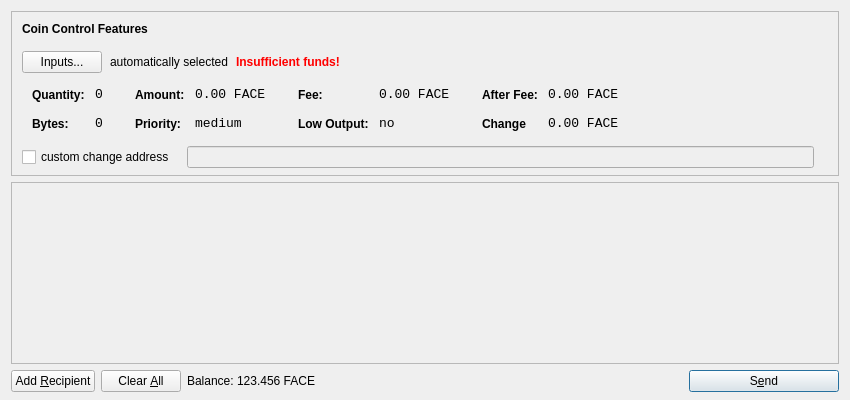
<?xml version="1.0" encoding="UTF-8"?>
<ui version="4.0">
 <class>SendCoinsDialog</class>
 <widget class="QDialog" name="SendCoinsDialog">
  <property name="geometry">
   <rect>
    <x>0</x>
    <y>0</y>
    <width>850</width>
    <height>400</height>
   </rect>
  </property>
  <property name="windowTitle">
   <string>Send Coins</string>
  </property>
  <layout class="QVBoxLayout" name="verticalLayout" stretch="0,1,0">
   <property name="bottomMargin">
    <number>8</number>
   </property>
   <item>
    <widget class="QFrame" name="frameCoinControl">
     <property name="sizePolicy">
      <sizepolicy hsizetype="Expanding" vsizetype="Expanding">
       <horstretch>0</horstretch>
       <verstretch>0</verstretch>
      </sizepolicy>
     </property>
     <property name="maximumSize">
      <size>
       <width>16777215</width>
       <height>16777215</height>
      </size>
     </property>
     <property name="frameShape">
      <enum>QFrame::StyledPanel</enum>
     </property>
     <property name="frameShadow">
      <enum>QFrame::Sunken</enum>
     </property>
     <layout class="QVBoxLayout" name="verticalLayoutCoinControl2">
      <property name="spacing">
       <number>-1</number>
      </property>
      <property name="leftMargin">
       <number>0</number>
      </property>
      <property name="topMargin">
       <number>0</number>
      </property>
      <property name="rightMargin">
       <number>0</number>
      </property>
      <property name="bottomMargin">
       <number>6</number>
      </property>
      <item>
       <layout class="QVBoxLayout" name="verticalLayoutCoinControl" stretch="0,0,0,0,1">
        <property name="spacing">
         <number>0</number>
        </property>
        <property name="leftMargin">
         <number>10</number>
        </property>
        <property name="topMargin">
         <number>10</number>
        </property>
        <item>
         <layout class="QHBoxLayout" name="horizontalLayoutCoinControl1">
          <property name="bottomMargin">
           <number>15</number>
          </property>
          <item>
           <widget class="QLabel" name="labelCoinControlFeatures">
            <property name="sizePolicy">
             <sizepolicy hsizetype="Preferred" vsizetype="Maximum">
              <horstretch>0</horstretch>
              <verstretch>0</verstretch>
             </sizepolicy>
            </property>
            <property name="font">
             <font>
              <weight>75</weight>
              <bold>true</bold>
             </font>
            </property>
            <property name="styleSheet">
             <string notr="true">font-weight:bold;</string>
            </property>
            <property name="text">
             <string>Coin Control Features</string>
            </property>
           </widget>
          </item>
         </layout>
        </item>
        <item>
         <layout class="QHBoxLayout" name="horizontalLayoutCoinControl2" stretch="0,0,0,0">
          <property name="spacing">
           <number>8</number>
          </property>
          <property name="bottomMargin">
           <number>10</number>
          </property>
          <item>
           <widget class="QPushButton" name="pushButtonCoinControl">
            <property name="styleSheet">
             <string notr="true"/>
            </property>
            <property name="text">
             <string>Inputs...</string>
            </property>
           </widget>
          </item>
          <item>
           <widget class="QLabel" name="labelCoinControlAutomaticallySelected">
            <property name="text">
             <string>automatically selected</string>
            </property>
            <property name="margin">
             <number>5</number>
            </property>
           </widget>
          </item>
          <item>
           <widget class="QLabel" name="labelCoinControlInsuffFunds">
            <property name="font">
             <font>
              <weight>75</weight>
              <bold>true</bold>
             </font>
            </property>
            <property name="styleSheet">
             <string notr="true">color:red;font-weight:bold;</string>
            </property>
            <property name="text">
             <string>Insufficient funds!</string>
            </property>
            <property name="margin">
             <number>5</number>
            </property>
           </widget>
          </item>
          <item>
           <spacer name="horizontalSpacerCoinControl">
            <property name="orientation">
             <enum>Qt::Horizontal</enum>
            </property>
            <property name="sizeHint" stdset="0">
             <size>
              <width>40</width>
              <height>1</height>
             </size>
            </property>
           </spacer>
          </item>
         </layout>
        </item>
        <item>
         <widget class="QWidget" name="widgetCoinControl" native="true">
          <property name="sizePolicy">
           <sizepolicy hsizetype="Preferred" vsizetype="Preferred">
            <horstretch>0</horstretch>
            <verstretch>0</verstretch>
           </sizepolicy>
          </property>
          <property name="minimumSize">
           <size>
            <width>0</width>
            <height>0</height>
           </size>
          </property>
          <property name="styleSheet">
           <string notr="true"/>
          </property>
          <layout class="QHBoxLayout" name="horizontalLayoutCoinControl5">
           <property name="margin">
            <number>0</number>
           </property>
           <item>
            <layout class="QHBoxLayout" name="horizontalLayoutCoinControl3" stretch="0,0,0,1">
             <property name="spacing">
              <number>20</number>
             </property>
             <property name="topMargin">
              <number>0</number>
             </property>
             <property name="bottomMargin">
              <number>10</number>
             </property>
             <item>
              <layout class="QFormLayout" name="formLayoutCoinControl1">
               <property name="horizontalSpacing">
                <number>10</number>
               </property>
               <property name="verticalSpacing">
                <number>14</number>
               </property>
               <property name="leftMargin">
                <number>10</number>
               </property>
               <property name="topMargin">
                <number>4</number>
               </property>
               <property name="rightMargin">
                <number>6</number>
               </property>
               <item row="0" column="0">
                <widget class="QLabel" name="labelCoinControlQuantityText">
                 <property name="styleSheet">
                  <string notr="true">font-weight:bold;</string>
                 </property>
                 <property name="text">
                  <string>Quantity:</string>
                 </property>
                 <property name="margin">
                  <number>0</number>
                 </property>
                </widget>
               </item>
               <item row="0" column="1">
                <widget class="QLabel" name="labelCoinControlQuantity">
                 <property name="font">
                  <font>
                   <family>Monospace</family>
                   <pointsize>10</pointsize>
                  </font>
                 </property>
                 <property name="cursor">
                  <cursorShape>IBeamCursor</cursorShape>
                 </property>
                 <property name="contextMenuPolicy">
                  <enum>Qt::ActionsContextMenu</enum>
                 </property>
                 <property name="text">
                  <string>0</string>
                 </property>
                 <property name="margin">
                  <number>0</number>
                 </property>
                 <property name="textInteractionFlags">
                  <set>Qt::LinksAccessibleByMouse|Qt::TextSelectableByKeyboard|Qt::TextSelectableByMouse</set>
                 </property>
                </widget>
               </item>
               <item row="1" column="0">
                <widget class="QLabel" name="labelCoinControlBytesText">
                 <property name="styleSheet">
                  <string notr="true">font-weight:bold;</string>
                 </property>
                 <property name="text">
                  <string>Bytes:</string>
                 </property>
                </widget>
               </item>
               <item row="1" column="1">
                <widget class="QLabel" name="labelCoinControlBytes">
                 <property name="font">
                  <font>
                   <family>Monospace</family>
                   <pointsize>10</pointsize>
                  </font>
                 </property>
                 <property name="cursor">
                  <cursorShape>IBeamCursor</cursorShape>
                 </property>
                 <property name="contextMenuPolicy">
                  <enum>Qt::ActionsContextMenu</enum>
                 </property>
                 <property name="text">
                  <string>0</string>
                 </property>
                 <property name="textInteractionFlags">
                  <set>Qt::LinksAccessibleByMouse|Qt::TextSelectableByKeyboard|Qt::TextSelectableByMouse</set>
                 </property>
                </widget>
               </item>
              </layout>
             </item>
             <item>
              <layout class="QFormLayout" name="formLayoutCoinControl2">
               <property name="horizontalSpacing">
                <number>10</number>
               </property>
               <property name="verticalSpacing">
                <number>14</number>
               </property>
               <property name="leftMargin">
                <number>6</number>
               </property>
               <property name="topMargin">
                <number>4</number>
               </property>
               <property name="rightMargin">
                <number>6</number>
               </property>
               <item row="0" column="0">
                <widget class="QLabel" name="labelCoinControlAmountText">
                 <property name="styleSheet">
                  <string notr="true">font-weight:bold;</string>
                 </property>
                 <property name="text">
                  <string>Amount:</string>
                 </property>
                 <property name="margin">
                  <number>0</number>
                 </property>
                </widget>
               </item>
               <item row="0" column="1">
                <widget class="QLabel" name="labelCoinControlAmount">
                 <property name="font">
                  <font>
                   <family>Monospace</family>
                   <pointsize>10</pointsize>
                  </font>
                 </property>
                 <property name="cursor">
                  <cursorShape>IBeamCursor</cursorShape>
                 </property>
                 <property name="contextMenuPolicy">
                  <enum>Qt::ActionsContextMenu</enum>
                 </property>
                 <property name="text">
                  <string>0.00 FACE</string>
                 </property>
                 <property name="textInteractionFlags">
                  <set>Qt::LinksAccessibleByMouse|Qt::TextSelectableByKeyboard|Qt::TextSelectableByMouse</set>
                 </property>
                </widget>
               </item>
               <item row="1" column="0">
                <widget class="QLabel" name="labelCoinControlPriorityText">
                 <property name="styleSheet">
                  <string notr="true">font-weight:bold;</string>
                 </property>
                 <property name="text">
                  <string>Priority:</string>
                 </property>
                </widget>
               </item>
               <item row="1" column="1">
                <widget class="QLabel" name="labelCoinControlPriority">
                 <property name="font">
                  <font>
                   <family>Monospace</family>
                   <pointsize>10</pointsize>
                  </font>
                 </property>
                 <property name="cursor">
                  <cursorShape>IBeamCursor</cursorShape>
                 </property>
                 <property name="contextMenuPolicy">
                  <enum>Qt::ActionsContextMenu</enum>
                 </property>
                 <property name="text">
                  <string>medium</string>
                 </property>
                 <property name="textInteractionFlags">
                  <set>Qt::LinksAccessibleByMouse|Qt::TextSelectableByKeyboard|Qt::TextSelectableByMouse</set>
                 </property>
                </widget>
               </item>
              </layout>
             </item>
             <item>
              <layout class="QFormLayout" name="formLayoutCoinControl3">
               <property name="horizontalSpacing">
                <number>10</number>
               </property>
               <property name="verticalSpacing">
                <number>14</number>
               </property>
               <property name="leftMargin">
                <number>6</number>
               </property>
               <property name="topMargin">
                <number>4</number>
               </property>
               <property name="rightMargin">
                <number>6</number>
               </property>
               <item row="0" column="0">
                <widget class="QLabel" name="labelCoinControlFeeText">
                 <property name="styleSheet">
                  <string notr="true">font-weight:bold;</string>
                 </property>
                 <property name="text">
                  <string>Fee:</string>
                 </property>
                 <property name="margin">
                  <number>0</number>
                 </property>
                </widget>
               </item>
               <item row="0" column="1">
                <widget class="QLabel" name="labelCoinControlFee">
                 <property name="font">
                  <font>
                   <family>Monospace</family>
                   <pointsize>10</pointsize>
                  </font>
                 </property>
                 <property name="cursor">
                  <cursorShape>IBeamCursor</cursorShape>
                 </property>
                 <property name="contextMenuPolicy">
                  <enum>Qt::ActionsContextMenu</enum>
                 </property>
                 <property name="text">
                  <string>0.00 FACE</string>
                 </property>
                 <property name="textInteractionFlags">
                  <set>Qt::LinksAccessibleByMouse|Qt::TextSelectableByKeyboard|Qt::TextSelectableByMouse</set>
                 </property>
                </widget>
               </item>
               <item row="1" column="0">
                <widget class="QLabel" name="labelCoinControlLowOutputText">
                 <property name="styleSheet">
                  <string notr="true">font-weight:bold;</string>
                 </property>
                 <property name="text">
                  <string>Low Output:</string>
                 </property>
                </widget>
               </item>
               <item row="1" column="1">
                <widget class="QLabel" name="labelCoinControlLowOutput">
                 <property name="font">
                  <font>
                   <family>Monospace</family>
                   <pointsize>10</pointsize>
                  </font>
                 </property>
                 <property name="cursor">
                  <cursorShape>IBeamCursor</cursorShape>
                 </property>
                 <property name="contextMenuPolicy">
                  <enum>Qt::ActionsContextMenu</enum>
                 </property>
                 <property name="text">
                  <string>no</string>
                 </property>
                 <property name="textInteractionFlags">
                  <set>Qt::LinksAccessibleByMouse|Qt::TextSelectableByKeyboard|Qt::TextSelectableByMouse</set>
                 </property>
                </widget>
               </item>
              </layout>
             </item>
             <item>
              <layout class="QFormLayout" name="formLayoutCoinControl4">
               <property name="horizontalSpacing">
                <number>10</number>
               </property>
               <property name="verticalSpacing">
                <number>14</number>
               </property>
               <property name="leftMargin">
                <number>6</number>
               </property>
               <property name="topMargin">
                <number>4</number>
               </property>
               <property name="rightMargin">
                <number>6</number>
               </property>
               <item row="0" column="0">
                <widget class="QLabel" name="labelCoinControlAfterFeeText">
                 <property name="styleSheet">
                  <string notr="true">font-weight:bold;</string>
                 </property>
                 <property name="text">
                  <string>After Fee:</string>
                 </property>
                 <property name="margin">
                  <number>0</number>
                 </property>
                </widget>
               </item>
               <item row="0" column="1">
                <widget class="QLabel" name="labelCoinControlAfterFee">
                 <property name="font">
                  <font>
                   <family>Monospace</family>
                   <pointsize>10</pointsize>
                  </font>
                 </property>
                 <property name="cursor">
                  <cursorShape>IBeamCursor</cursorShape>
                 </property>
                 <property name="contextMenuPolicy">
                  <enum>Qt::ActionsContextMenu</enum>
                 </property>
                 <property name="text">
                  <string>0.00 FACE</string>
                 </property>
                 <property name="textInteractionFlags">
                  <set>Qt::LinksAccessibleByMouse|Qt::TextSelectableByKeyboard|Qt::TextSelectableByMouse</set>
                 </property>
                </widget>
               </item>
               <item row="1" column="0">
                <widget class="QLabel" name="labelCoinControlChangeText">
                 <property name="styleSheet">
                  <string notr="true">font-weight:bold;</string>
                 </property>
                 <property name="text">
                  <string>Change</string>
                 </property>
                </widget>
               </item>
               <item row="1" column="1">
                <widget class="QLabel" name="labelCoinControlChange">
                 <property name="font">
                  <font>
                   <family>Monospace</family>
                   <pointsize>10</pointsize>
                  </font>
                 </property>
                 <property name="cursor">
                  <cursorShape>IBeamCursor</cursorShape>
                 </property>
                 <property name="contextMenuPolicy">
                  <enum>Qt::ActionsContextMenu</enum>
                 </property>
                 <property name="text">
                  <string>0.00 FACE</string>
                 </property>
                 <property name="textInteractionFlags">
                  <set>Qt::LinksAccessibleByMouse|Qt::TextSelectableByKeyboard|Qt::TextSelectableByMouse</set>
                 </property>
                </widget>
               </item>
              </layout>
             </item>
            </layout>
           </item>
          </layout>
         </widget>
        </item>
        <item>
         <layout class="QHBoxLayout" name="horizontalLayoutCoinControl4" stretch="0,0,0">
          <property name="spacing">
           <number>12</number>
          </property>
          <property name="sizeConstraint">
           <enum>QLayout::SetDefaultConstraint</enum>
          </property>
          <property name="topMargin">
           <number>5</number>
          </property>
          <property name="rightMargin">
           <number>5</number>
          </property>
          <item>
           <widget class="QCheckBox" name="checkBoxCoinControlChange">
            <property name="text">
             <string>custom change address</string>
            </property>
           </widget>
          </item>
          <item>
           <widget class="QLineEdit" name="lineEditCoinControlChange">
            <property name="enabled">
             <bool>false</bool>
            </property>
            <property name="sizePolicy">
             <sizepolicy hsizetype="Expanding" vsizetype="Fixed">
              <horstretch>0</horstretch>
              <verstretch>0</verstretch>
             </sizepolicy>
            </property>
           </widget>
          </item>
          <item>
           <widget class="QLabel" name="labelCoinControlChangeLabel">
            <property name="sizePolicy">
             <sizepolicy hsizetype="Preferred" vsizetype="Expanding">
              <horstretch>0</horstretch>
              <verstretch>0</verstretch>
             </sizepolicy>
            </property>
            <property name="minimumSize">
             <size>
              <width>0</width>
              <height>0</height>
             </size>
            </property>
            <property name="text">
             <string/>
            </property>
            <property name="margin">
             <number>3</number>
            </property>
           </widget>
          </item>
         </layout>
        </item>
        <item>
         <spacer name="verticalSpacerCoinControl">
          <property name="orientation">
           <enum>Qt::Vertical</enum>
          </property>
          <property name="sizeHint" stdset="0">
           <size>
            <width>800</width>
            <height>1</height>
           </size>
          </property>
         </spacer>
        </item>
       </layout>
      </item>
     </layout>
    </widget>
   </item>
   <item>
    <widget class="QScrollArea" name="scrollArea">
     <property name="widgetResizable">
      <bool>true</bool>
     </property>
     <widget class="QWidget" name="scrollAreaWidgetContents">
      <property name="geometry">
       <rect>
        <x>0</x>
        <y>0</y>
        <width>830</width>
        <height>165</height>
       </rect>
      </property>
      <layout class="QVBoxLayout" name="verticalLayout_2">
       <property name="margin">
        <number>0</number>
       </property>
       <item>
        <layout class="QVBoxLayout" name="entries">
         <property name="spacing">
          <number>6</number>
         </property>
        </layout>
       </item>
       <item>
        <spacer name="verticalSpacer">
         <property name="orientation">
          <enum>Qt::Vertical</enum>
         </property>
         <property name="sizeHint" stdset="0">
          <size>
           <width>20</width>
           <height>40</height>
          </size>
         </property>
        </spacer>
       </item>
      </layout>
     </widget>
    </widget>
   </item>
   <item>
    <layout class="QHBoxLayout" name="horizontalLayout">
     <item>
      <widget class="QPushButton" name="addButton">
       <property name="toolTip">
        <string>Send to multiple recipients at once</string>
       </property>
       <property name="text">
        <string>Add &amp;Recipient</string>
       </property>
       <property name="icon">
        <iconset resource="../bitcoin.qrc">
         <normaloff>:/icons/add</normaloff>:/icons/add</iconset>
       </property>
       <property name="autoDefault">
        <bool>false</bool>
       </property>
      </widget>
     </item>
     <item>
      <widget class="QPushButton" name="clearButton">
       <property name="sizePolicy">
        <sizepolicy hsizetype="Minimum" vsizetype="Fixed">
         <horstretch>0</horstretch>
         <verstretch>0</verstretch>
        </sizepolicy>
       </property>
       <property name="toolTip">
        <string>Remove all transaction fields</string>
       </property>
       <property name="text">
        <string>Clear &amp;All</string>
       </property>
       <property name="icon">
        <iconset resource="../bitcoin.qrc">
         <normaloff>:/icons/remove</normaloff>:/icons/remove</iconset>
       </property>
       <property name="autoRepeatDelay">
        <number>300</number>
       </property>
       <property name="autoDefault">
        <bool>false</bool>
       </property>
      </widget>
     </item>
     <item>
      <layout class="QHBoxLayout" name="horizontalLayout_2">
       <property name="spacing">
        <number>3</number>
       </property>
       <item>
        <widget class="QLabel" name="label">
         <property name="sizePolicy">
          <sizepolicy hsizetype="Preferred" vsizetype="Fixed">
           <horstretch>0</horstretch>
           <verstretch>0</verstretch>
          </sizepolicy>
         </property>
         <property name="text">
          <string>Balance:</string>
         </property>
        </widget>
       </item>
       <item>
        <widget class="QLabel" name="labelBalance">
         <property name="sizePolicy">
          <sizepolicy hsizetype="Preferred" vsizetype="Fixed">
           <horstretch>0</horstretch>
           <verstretch>0</verstretch>
          </sizepolicy>
         </property>
         <property name="cursor">
          <cursorShape>IBeamCursor</cursorShape>
         </property>
         <property name="text">
          <string>123.456 FACE</string>
         </property>
         <property name="textInteractionFlags">
          <set>Qt::LinksAccessibleByMouse|Qt::TextSelectableByKeyboard|Qt::TextSelectableByMouse</set>
         </property>
        </widget>
       </item>
      </layout>
     </item>
     <item>
      <spacer name="horizontalSpacer">
       <property name="orientation">
        <enum>Qt::Horizontal</enum>
       </property>
       <property name="sizeHint" stdset="0">
        <size>
         <width>40</width>
         <height>20</height>
        </size>
       </property>
      </spacer>
     </item>
     <item>
      <widget class="QPushButton" name="sendButton">
       <property name="minimumSize">
        <size>
         <width>150</width>
         <height>0</height>
        </size>
       </property>
       <property name="toolTip">
        <string>Confirm the send action</string>
       </property>
       <property name="text">
        <string>S&amp;end</string>
       </property>
       <property name="icon">
        <iconset resource="../bitcoin.qrc">
         <normaloff>:/icons/send</normaloff>:/icons/send</iconset>
       </property>
       <property name="default">
        <bool>true</bool>
       </property>
      </widget>
     </item>
    </layout>
   </item>
  </layout>
 </widget>
 <resources>
  <include location="../bitcoin.qrc"/>
 </resources>
 <connections/>
</ui>
